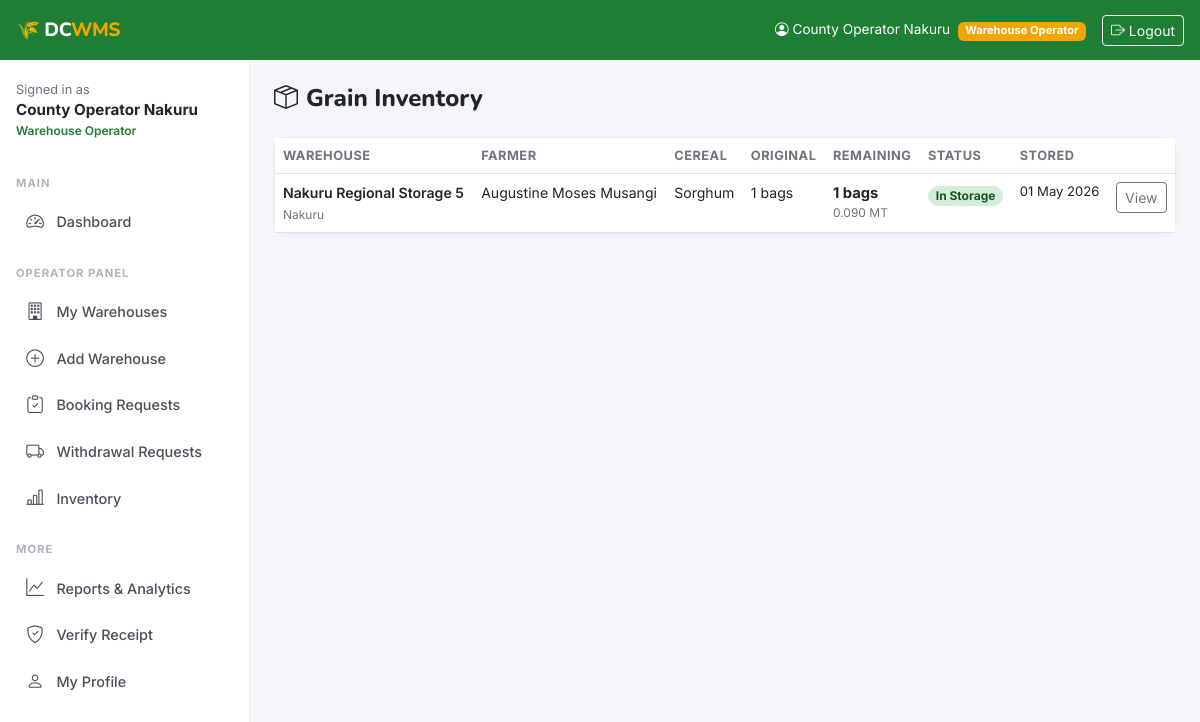
Screenshot of /inventory/ (signed in) with the database file from the repository.
### accounts/models.py (models this page shows, shortened)
class User(AbstractUser):
    ROLE_FARMER = 'farmer'
    ROLE_OPERATOR = 'operator'
    ROLE_ADMIN = 'admin'
    ROLE_CHOICES = [
        (ROLE_FARMER, 'Farmer'),
        (ROLE_OPERATOR, 'Warehouse Operator'),
        (ROLE_ADMIN, 'Admin'),
    ]
    role = models.CharField(max_length=20, choices=ROLE_CHOICES, default=ROLE_FARMER)
    phone_number = models.CharField(max_length=15, blank=True)
    national_id = models.CharField(max_length=20, blank=True, unique=True, null=True)
    county = models.CharField(max_length=100, blank=True)
    sub_county = models.CharField(max_length=100, blank=True)
    village = models.CharField(max_length=100, blank=True)
    profile_photo = models.ImageField(upload_to='profiles/', blank=True, null=True)
    is_verified = models.BooleanField(default=False)
    created_at = models.DateTimeField(auto_now_add=True)
    updated_at = models.DateTimeField(auto_now=True)
    class Meta:
        verbose_name = 'User'
        verbose_name_plural = 'Users'
    @property
    def is_farmer(self):
        return self.role == self.ROLE_FARMER
    @property
    def is_operator(self):
        return self.role == self.ROLE_OPERATOR
    @property
    def is_admin_user(self):
        return self.role == self.ROLE_ADMIN or self.is_superuser

### inventory/models.py (models this page shows, shortened)
class InventoryRecord(models.Model):
    STATUS_CHOICES = [
        ('stored', 'In Storage'),
        ('partial_withdrawn', 'Partially Withdrawn'),
        ('fully_withdrawn', 'Fully Withdrawn'),
        ('spoiled', 'Spoiled/Condemned'),
    ]
    warehouse = models.ForeignKey('warehouses.Warehouse', on_delete=models.CASCADE, related_name='inventory')
    farmer = models.ForeignKey(settings.AUTH_USER_MODEL, on_delete=models.CASCADE, related_name='inventory')
    booking = models.OneToOneField('bookings.Booking', on_delete=models.CASCADE, related_name='inventory_record', null=True, blank=True)
    cereal_type = models.CharField(max_length=30)
    quantity_bags = models.IntegerField()
    quantity_mt = models.DecimalField(max_digits=8, decimal_places=3)
    remaining_bags = models.IntegerField()
    remaining_mt = models.DecimalField(max_digits=8, decimal_places=3)
    status = models.CharField(max_length=30, choices=STATUS_CHOICES, default='stored')
    date_stored = models.DateField(auto_now_add=True)
    last_updated = models.DateTimeField(auto_now=True)
    notes = models.TextField(blank=True)
    class Meta:
        ordering = ['-date_stored']

### warehouses/models.py (models this page shows, shortened)
class Warehouse(models.Model):
    operator = models.ForeignKey(
        settings.AUTH_USER_MODEL,
        on_delete=models.CASCADE,
        related_name='warehouses',
        limit_choices_to={'role': 'operator'}
    )
    name = models.CharField(max_length=200)
    registration_number = models.CharField(max_length=50, unique=True, blank=True)
    county = models.CharField(max_length=100, choices=COUNTY_CHOICES)
    sub_county = models.CharField(max_length=100)
    village = models.CharField(max_length=100, blank=True)
    physical_address = models.TextField()
    latitude = models.DecimalField(max_digits=9, decimal_places=6, null=True, blank=True)
    longitude = models.DecimalField(max_digits=9, decimal_places=6, null=True, blank=True)
    total_capacity_mt = models.DecimalField(
        max_digits=10, decimal_places=2,
        validators=[MinValueValidator(0.01)],
        help_text="Total capacity in metric tonnes"
    )
    available_capacity_mt = models.DecimalField(
        max_digits=10, decimal_places=2,
        validators=[MinValueValidator(0)],
        help_text="Currently available capacity in metric tonnes"
    )
    storage_type = models.CharField(max_length=20, choices=STORAGE_TYPE_CHOICES, default='bagged')
    certification_status = models.CharField(max_length=20, choices=CERTIFICATION_CHOICES, default='wrsc')
    certification_expiry = models.DateField(null=True, blank=True)
    has_pest_control = models.BooleanField(default=True)
    has_moisture_control = models.BooleanField(default=False)
    has_security = models.BooleanField(default=True)
    has_fumigation = models.BooleanField(default=False)
    accepts_wrs = models.BooleanField(default=True, verbose_name="Accepts WRS Receipts")
    contact_phone = models.CharField(max_length=15)
    contact_email = models.EmailField(blank=True)
    storage_fee_per_bag_month = models.DecimalField(
        max_digits=8, decimal_places=2, default=50.00,
        help_text="KES per 90kg bag per month"
    )
    is_active = models.BooleanField(default=True)
    created_at = models.DateTimeField(auto_now_add=True)
    updated_at = models.DateTimeField(auto_now=True)
    class Meta:
        ordering = ['-created_at']
        verbose_name = 'Warehouse'
        verbose_name_plural = 'Warehouses'

### inventory/views.py (the view)
# urls.py: path('', views.inventory_list, name='list'),
@login_required
def inventory_list(request):
    user = request.user
    if user.is_farmer:
        records = InventoryRecord.objects.filter(farmer=user).exclude(status='fully_withdrawn')
    elif user.is_operator:
        records = InventoryRecord.objects.filter(warehouse__operator=user)
    else:
        records = InventoryRecord.objects.all()
    warehouse_filter = request.GET.get('warehouse', '')
    status_filter = request.GET.get('status', '')
    if warehouse_filter:
        records = records.filter(warehouse_id=warehouse_filter)
    if status_filter:
        records = records.filter(status=status_filter)
    return render(request, 'inventory/list.html', {
        'records': records,
        'STATUS_CHOICES': InventoryRecord.STATUS_CHOICES,
    })

### templates/inventory/list.html (shortened to what this page needs)
{% extends 'base.html' %}
{% block content %}
<div class="d-flex justify-content-between align-items-center mb-4">
  <h4 class="mb-0" style="font-family:'Nunito',sans-serif;font-weight:800;"><i class="bi bi-box-seam me-2"></i>Grain Inventory</h4>
</div>
<div class="card">
  <div class="card-body p-0">
    {% if records %}
    <div class="table-responsive">
      <table class="table mb-0">
        <thead><tr><th>Warehouse</th><th>Farmer</th><th>Cereal</th><th>Original</th><th>Remaining</th><th>Status</th><th>Stored</th><th></th></tr></thead>
        <tbody>
          {% for r in records %}
          <tr>
            <td style="font-size:.88rem;font-weight:600;">{{ r.warehouse.name }}<br><span style="font-size:.75rem;font-weight:400;color:#6c757d;">{{ r.warehouse.county }}</span></td>
            <td style="font-size:.88rem;">{{ r.farmer.get_full_name }}</td>
            <td class="text-capitalize" style="font-size:.88rem;">{{ r.cereal_type }}</td>
            <td style="font-size:.88rem;">{{ r.quantity_bags }} bags</td>
            <td>
              <div style="font-weight:700;font-size:.92rem;">{{ r.remaining_bags }} bags</div>
              <div style="font-size:.75rem;color:#6c757d;">{{ r.remaining_mt }} MT</div>
            </td>
            <td>
              <span class="badge rounded-pill {% if r.status == 'stored' %}badge-approved{% elif r.status == 'fully_withdrawn' %}badge-completed{% else %}badge-pending{% endif %}">
                {{ r.get_status_display }}
              </span>
            </td>
            <td style="font-size:.82rem;">{{ r.date_stored|date:"d M Y" }}</td>
            <td>
              <a href="{% url 'inventory:detail' r.pk %}" class="btn btn-sm btn-outline-secondary">View</a>
            </td>
          </tr>
          {% endfor %}
        </tbody>
      </table>
    </div>
    {% else %}
      <div class="text-center py-5 text-muted">
        <i class="bi bi-box" style="font-size:2.5rem;display:block;margin-bottom:.5rem;"></i>
        No inventory records yet. Inventory is created when a booking is approved.
      </div>
    {% endif %}
  </div>
</div>
{% endblock %}

### templates/base.html (shortened to what this page needs)
<!DOCTYPE html>
<html lang="en">
<head>
  <link href="https://cdn.jsdelivr.net/npm/bootstrap@5.3.0/dist/css/bootstrap.min.css" rel="stylesheet">
  <link href="https://cdn.jsdelivr.net/npm/bootstrap-icons@1.11.0/font/bootstrap-icons.css" rel="stylesheet">
</head>
<body>
<div class="topbar">
  <a href="{% url 'dashboard:home' %}" class="brand">🌾 DC<span>WMS</span></a>
  <div class="topbar-right">
    {% if user.is_authenticated %}
      <span class="d-none d-md-inline" style="font-size:.85rem;">
        <i class="bi bi-person-circle me-1"></i>{{ user.get_full_name|default:user.username }}
        <span class="badge ms-1" style="background:var(--amber);font-size:.7rem;">{{ user.get_role_display }}</span>
      </span>
      <a href="{% url 'accounts:logout' %}" class="btn btn-sm btn-outline-light">
        <i class="bi bi-box-arrow-right"></i> <span class="d-none d-md-inline">Logout</span>
      </a>
    {% else %}
      <a href="{% url 'accounts:login' %}" class="btn btn-sm btn-outline-light">Login</a>
    {% endif %}
  </div>
</div>
{% if user.is_authenticated %}
<nav class="sidebar" id="sidebar">
  <div class="p-3 mt-1">
    <div style="font-size:.8rem;color:#6c757d;">Signed in as</div>
    <div style="font-weight:700;font-size:.95rem;">{{ user.get_full_name|default:user.username }}</div>
    <div style="font-size:.75rem;color:var(--green-primary);font-weight:600;">{{ user.get_role_display }}</div>
  </div>
  <div class="nav-label">Main</div>
  <a href="{% url 'dashboard:home' %}" class="nav-link {% if request.resolver_match.namespace == 'dashboard' %}active{% endif %}">
    <i class="bi bi-speedometer2"></i> Dashboard
  </a>
  {% if user.is_operator or user.is_admin_user %}
  <div class="nav-label">Operator Panel</div>
  <a href="{% url 'warehouses:my_warehouses' %}" class="nav-link">
    <i class="bi bi-building"></i> My Warehouses
  </a>
  <a href="{% url 'warehouses:create' %}" class="nav-link">
    <i class="bi bi-plus-circle"></i> Add Warehouse
  </a>
  <a href="{% url 'bookings:list' %}" class="nav-link">
    <i class="bi bi-clipboard-check"></i> Booking Requests
  </a>
  <a href="{% url 'withdrawals:list' %}" class="nav-link">
    <i class="bi bi-truck"></i> Withdrawal Requests
  </a>
  <a href="{% url 'inventory:list' %}" class="nav-link">
    <i class="bi bi-bar-chart-line"></i> Inventory
  </a>
  {% endif %}
  <div class="nav-label">More</div>
  <a href="{% url 'reports:home' %}" class="nav-link {% if request.resolver_match.namespace == 'reports' %}active{% endif %}">
    <i class="bi bi-graph-up"></i> Reports & Analytics
  </a>
  <a href="{% url 'receipts:verify' %}" class="nav-link">
    <i class="bi bi-shield-check"></i> Verify Receipt
  </a>
  <a href="{% url 'accounts:profile' %}" class="nav-link">
    <i class="bi bi-person"></i> My Profile
  </a>
</nav>
{% endif %}
<main class="main-content {% if not user.is_authenticated %}ms-0{% endif %}">
  {% block content %}{% endblock %}
</main>
</body>
</html>

### templates/base.html (style rules this page uses)
:root { --green-primary: #1e7e34; --green-dark: #155724; --green-light: #d4edda; --amber: #f0a500; --amber-light: #fff3cd; --sidebar-w: 250px; --topbar-h: 60px; }
body { font-family: 'Inter', sans-serif; background: #f4f6f9; }
h1,h2,h3,h4,h5,h6,.brand { font-family: 'Nunito', sans-serif; }
.topbar { position: fixed; top: 0; left: 0; right: 0; height: var(--topbar-h); background: var(--green-primary); color: #fff; z-index: 1040; display: flex; align-items: center; padding: 0 1rem; gap: .75rem; }
.topbar .brand { font-weight: 800; font-size: 1.2rem; letter-spacing: -.5px; color: #fff; text-decoration: none; }
.topbar .brand span { color: var(--amber); }
.topbar-right { margin-left: auto; display: flex; align-items: center; gap: 1rem; }
.sidebar { position: fixed; top: var(--topbar-h); left: 0; bottom: 0; width: var(--sidebar-w); background: #fff; border-right: 1px solid #e9ecef; overflow-y: auto; z-index: 1030; transition: transform .3s ease; }
.sidebar .nav-label { font-size: .7rem; font-weight: 700; color: #adb5bd; text-transform: uppercase; letter-spacing: 1px; padding: 1.2rem 1rem .4rem; }
.sidebar .nav-link { color: #495057; padding: .6rem 1rem; display: flex; align-items: center; gap: .65rem; border-radius: 8px; margin: 1px 8px; font-size: .9rem; font-weight: 500; }
.sidebar .nav-link i { font-size: 1.1rem; width: 22px; text-align: center; }
.main-content { margin-left: var(--sidebar-w); padding-top: calc(var(--topbar-h) + 1.5rem); padding-right: 1.5rem; padding-left: 1.5rem; padding-bottom: 2rem; min-height: 100vh; }
.card { border: 1px solid #e9ecef; border-radius: 12px; box-shadow: 0 1px 4px rgba(0,0,0,.04); }
.badge-approved { background: #d4edda; color: #155724; }
.table th { font-size: .8rem; text-transform: uppercase; letter-spacing: .5px; color: #6c757d; }

### rows the page displays
User: get_full_name "County Operator Nakuru", role "Warehouse Operator"
InventoryRecord: warehouse.name "Nakuru Regional Storage 5", warehouse.county "Nakuru", farmer.get_full_name "Augustine Moses Musangi", cereal_type "Sorghum", quantity_bags "1", remaining_bags "1", remaining_mt "0.090", status "In Storage", date_stored "01 May 2026"
